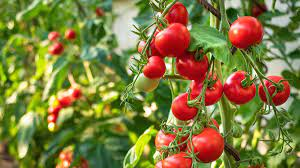
#> input picture index.jpeg, 300 x 168 px
$ python test.py
#> lines starting #> are read from the running program, lines starting #| are printed output that depends on the picture; after the words box and inside, x2 and y2 are one past the last pixel; in counts of white or black regions, pixels touching at a corner belong together
import cv2
import numpy as np
import matplotlib.pyplot as plt
img = cv2.imread('index.jpeg')
#> img is the input picture: shape (168, 300, 3); mean B, G, R 61.3, 123.1, 129
gray = cv2.cvtColor(img, cv2.COLOR_BGR2GRAY)
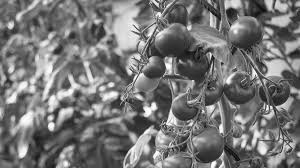
#> gray: shape (168, 300); min 3, max 254, mean 117.8
plt.imshow(gray, cmap='gray')

blur = cv2.GaussianBlur(gray, (11, 11), 0)
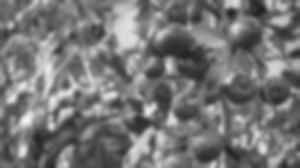
#> blur: shape (168, 300); min 29, max 244, mean 117.8
plt.imshow(blur, cmap='gray')

canny = cv2.Canny(blur, 85, 270)
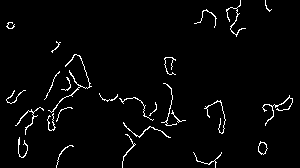
#> canny: shape (168, 300); 2.8% white in thin lines or dots
plt.imshow(canny, cmap='gray')

dilated = cv2.dilate(canny, (1, 1), iterations=0)
plt.imshow(dilated, cmap='gray')

(cnt, hierarchy) = cv2.findContours(
    dilated.copy(), cv2.RETR_EXTERNAL, cv2.CHAIN_APPROX_NONE)
#> cnt = 26 contours, 20 with area under 20; largest, box (x1, y1, x2, y2) and area: (258, 141, 268, 155) 81, (48, 54, 92, 113) 40, (262, 95, 293, 126) 28, (123, 122, 171, 138) 26, (15, 107, 44, 135) 26, (226, 0, 246, 37) 22
rgb = cv2.cvtColor(img, cv2.COLOR_BGR2RGB)
cv2.drawContours(rgb, cnt, -1, (0, 255, 0), 2)
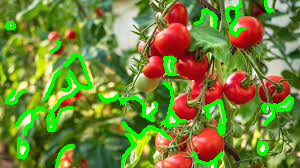
#> rgb: shape (168, 300, 3); mean R, G, B 115.6, 132.9, 54.4

plt.imshow(rgb)

print("tomatoes in the image : ", len(cnt))
#| tomatoes in the image :  26
